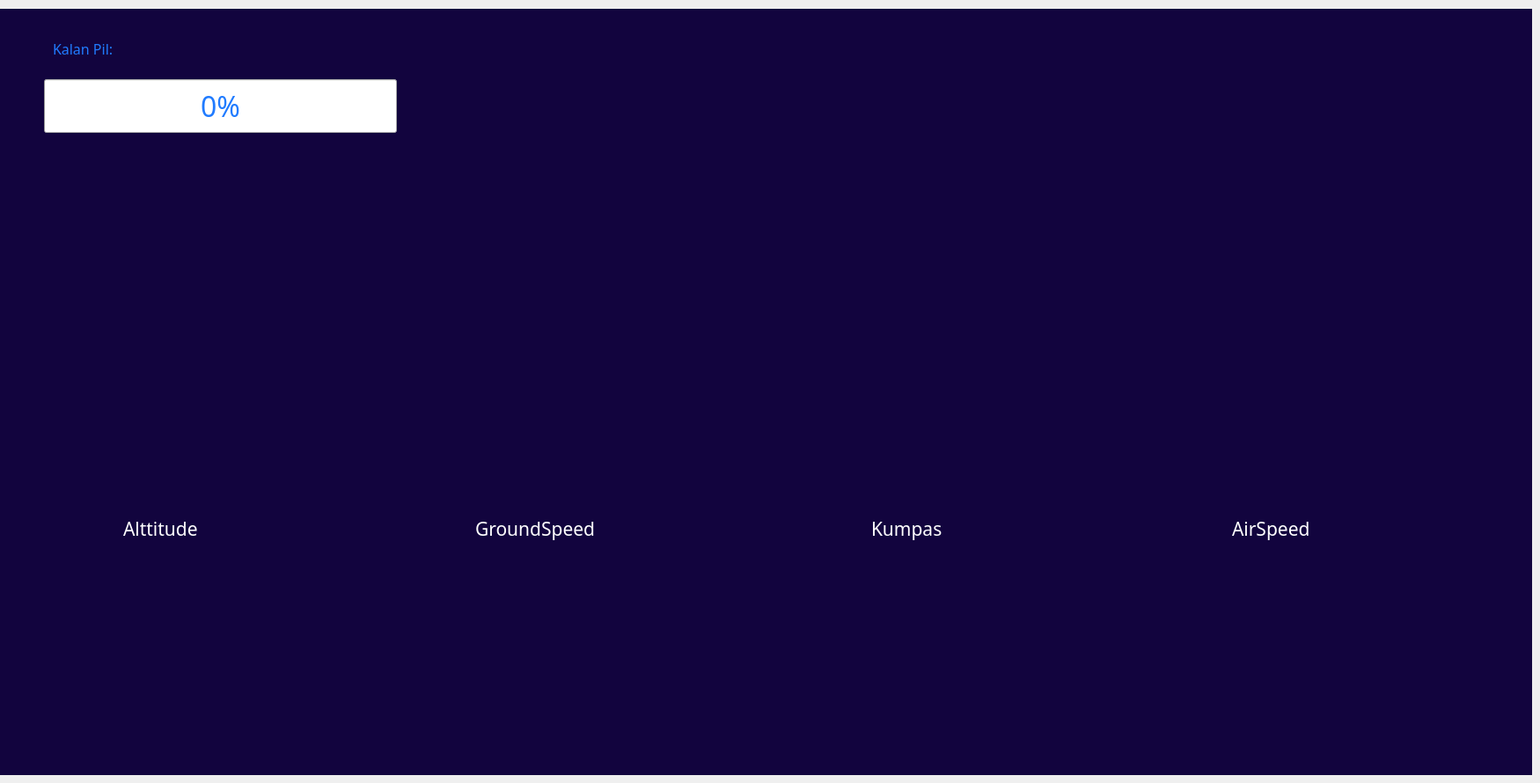
      <widget class="QWidget" name="page_dataFlight">
       <property name="styleSheet">
        <string notr="true">#page_dataFlight{
background-color: rgb(74, 16, 241);
}</string>
       </property>
       <widget class="QLabel" name="label_6">
        <property name="geometry">
         <rect>
          <x>990</x>
          <y>580</y>
          <width>160</width>
          <height>41</height>
         </rect>
        </property>
        <property name="maximumSize">
         <size>
          <width>160</width>
          <height>150</height>
         </size>
        </property>
        <property name="font">
         <font>
          <family>Favela-Medium</family>
          <pointsize>16</pointsize>
         </font>
        </property>
        <property name="styleSheet">
         <string notr="true">color:white;</string>
        </property>
        <property name="text">
         <string>Kumpas</string>
        </property>
       </widget>
       <widget class="QLabel" name="label_5">
        <property name="geometry">
         <rect>
          <x>1400</x>
          <y>580</y>
          <width>160</width>
          <height>41</height>
         </rect>
        </property>
        <property name="maximumSize">
         <size>
          <width>160</width>
          <height>150</height>
         </size>
        </property>
        <property name="font">
         <font>
          <family>Favela-Medium</family>
          <pointsize>16</pointsize>
         </font>
        </property>
        <property name="styleSheet">
         <string notr="true">color:white;</string>
        </property>
        <property name="text">
         <string>AirSpeed</string>
        </property>
       </widget>
       <widget class="QLabel" name="label_43">
        <property name="geometry">
         <rect>
          <x>140</x>
          <y>580</y>
          <width>151</width>
          <height>41</height>
         </rect>
        </property>
        <property name="maximumSize">
         <size>
          <width>160</width>
          <height>150</height>
         </size>
        </property>
        <property name="font">
         <font>
          <family>Favela-Medium</family>
          <pointsize>16</pointsize>
         </font>
        </property>
        <property name="styleSheet">
         <string notr="true">color:white;</string>
        </property>
        <property name="text">
         <string>Alttitude</string>
        </property>
       </widget>
       <widget class="QLabel" name="label_45">
        <property name="geometry">
         <rect>
          <x>540</x>
          <y>580</y>
          <width>200</width>
          <height>41</height>
         </rect>
        </property>
        <property name="maximumSize">
         <size>
          <width>200</width>
          <height>150</height>
         </size>
        </property>
        <property name="font">
         <font>
          <family>Favela-Medium</family>
          <pointsize>16</pointsize>
         </font>
        </property>
        <property name="styleSheet">
         <string notr="true">color:white;</string>
        </property>
        <property name="text">
         <string>GroundSpeed</string>
        </property>
       </widget>
       <widget class="QWidget" name="altGauge" native="true">
        <property name="geometry">
         <rect>
          <x>50</x>
          <y>250</y>
          <width>300</width>
          <height>300</height>
         </rect>
        </property>
        <property name="maximumSize">
         <size>
          <width>300</width>
          <height>300</height>
         </size>
        </property>
       </widget>
       <widget class="QWidget" name="groundGauge" native="true">
        <property name="geometry">
         <rect>
          <x>480</x>
          <y>250</y>
          <width>300</width>
          <height>290</height>
         </rect>
        </property>
        <property name="maximumSize">
         <size>
          <width>300</width>
          <height>300</height>
         </size>
        </property>
       </widget>
       <widget class="QWidget" name="airSpeedGauge" native="true">
        <property name="geometry">
         <rect>
          <x>1330</x>
          <y>250</y>
          <width>300</width>
          <height>300</height>
         </rect>
        </property>
        <property name="maximumSize">
         <size>
          <width>300</width>
          <height>300</height>
         </size>
        </property>
       </widget>
       <widget class="QWidget" name="velocityGauges" native="true">
        <property name="geometry">
         <rect>
          <x>910</x>
          <y>250</y>
          <width>300</width>
          <height>300</height>
         </rect>
        </property>
        <property name="maximumSize">
         <size>
          <width>300</width>
          <height>300</height>
         </size>
        </property>
       </widget>
       <widget class="QProgressBar" name="progressBar">
        <property name="geometry">
         <rect>
          <x>50</x>
          <y>90</y>
          <width>401</width>
          <height>61</height>
         </rect>
        </property>
        <property name="font">
         <font>
          <family>Favela-Medium</family>
          <pointsize>24</pointsize>
         </font>
        </property>
        <property name="styleSheet">
         <string notr="true">color: rgb(32, 123, 255);</string>
        </property>
        <property name="value">
         <number>0</number>
        </property>
        <property name="orientation">
         <enum>Qt::Horizontal</enum>
        </property>
        <property name="textDirection">
         <enum>QProgressBar::TopToBottom</enum>
        </property>
       </widget>
       <widget class="QLabel" name="label_3">
        <property name="geometry">
         <rect>
          <x>60</x>
          <y>40</y>
          <width>221</width>
          <height>31</height>
         </rect>
        </property>
        <property name="font">
         <font>
          <family>Favela-SemiBold</family>
          <pointsize>12</pointsize>
         </font>
        </property>
        <property name="styleSheet">
         <string notr="true">color:rgb(32,123,255);</string>
        </property>
        <property name="text">
         <string>Kalan Pil:</string>
        </property>
       </widget>
       <widget class="QLabel" name="label_8">
        <property name="geometry">
         <rect>
          <x>0</x>
          <y>10</y>
          <width>1741</width>
          <height>871</height>
         </rect>
        </property>
        <property name="styleSheet">
         <string notr="true">#label_8{
background-color:rgb(18,4,62);
}</string>
        </property>
        <property name="text">
         <string/>
        </property>
       </widget>
       <zorder>label_8</zorder>
       <zorder>label_6</zorder>
       <zorder>label_5</zorder>
       <zorder>label_43</zorder>
       <zorder>label_45</zorder>
       <zorder>altGauge</zorder>
       <zorder>groundGauge</zorder>
       <zorder>airSpeedGauge</zorder>
       <zorder>velocityGauges</zorder>
       <zorder>progressBar</zorder>
       <zorder>label_3</zorder>
      </widget>
